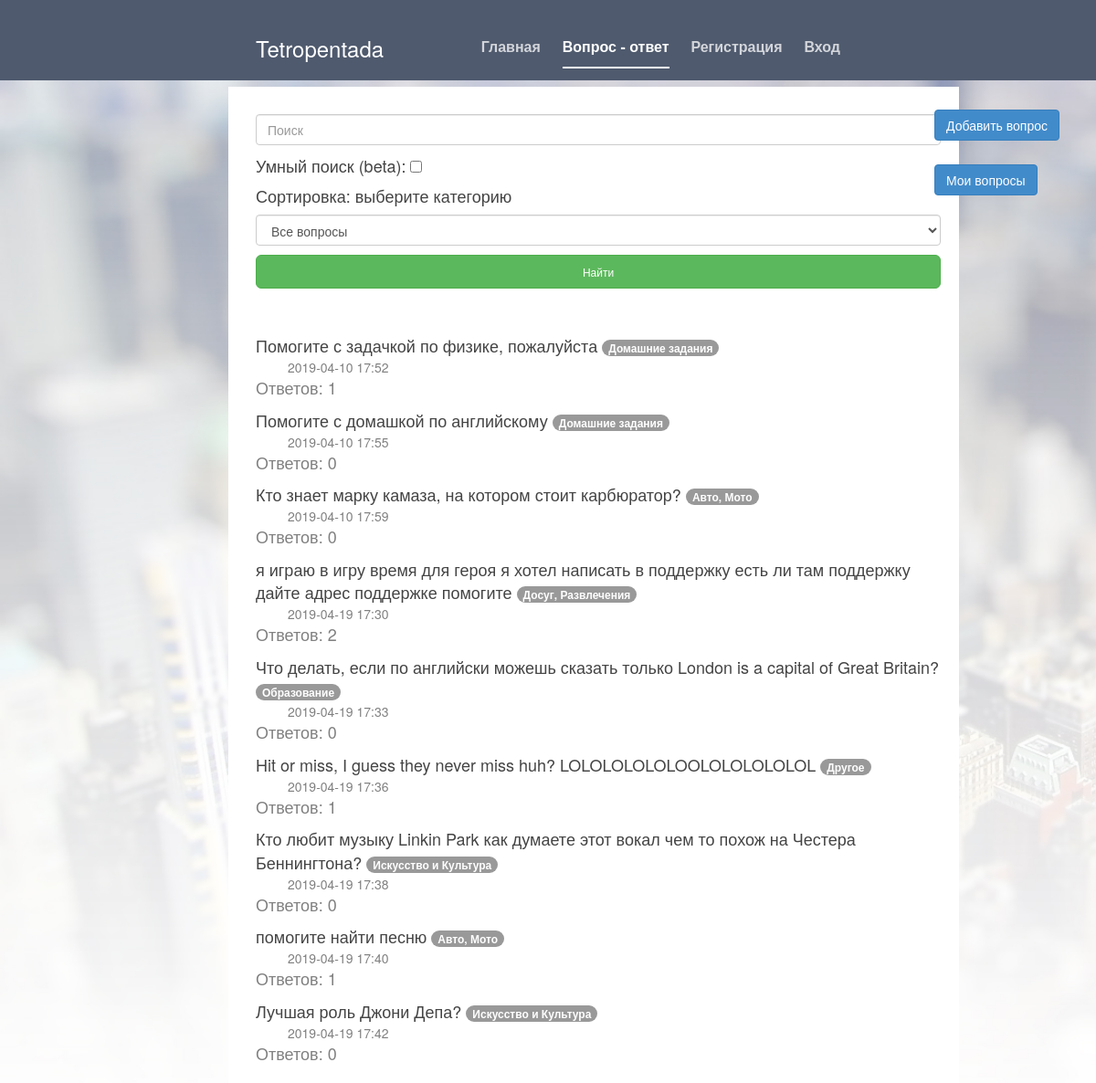
The app's page /index/0/none with its own data.
### tetropentada.py (models this page shows, shortened)
class Question(db.Model):
    id = db.Column(db.Integer, primary_key=True)
    title = db.Column(db.String(80))
    content = db.Column(db.String(80))
    tag = db.Column(db.String(80))
    user_id = db.Column(db.Integer, db.ForeignKey('user.id'))
    date_time = db.Column(db.String(80))
    user = db.relationship('User', backref=db.backref('Questions', lazy=True))

### tetropentada.py (the view, shortened to what this page needs)
@app.route("/index/<int:my_quests>/<tag>", methods=['POST', 'GET'])
def index(my_quests, tag):
    form = SearchAndSort()
    if form.validate_on_submit():
        tag = form.sort.data
        if form.smart_search.data:
            sorted_questions = get_search_results(
                get_sorted_questions(form.sort.data), form.search.data, True)
        else:
            sorted_questions = get_search_results(
                get_sorted_questions(form.sort.data), form.search.data, False)
        form.search.data = ''
    elif tag != 'none':
        form.sort.data = tag
        sorted_questions = get_sorted_questions(form.sort.data)
    else:
        sorted_questions = Question.query.all().copy()
        tag = 'none'
    current_user = User.query.filter_by(id=session.get('user_id')).first()
    return render_template("index.html", title='Tetropentada', my_quests=False,
                           len=len, tag=tag,
                           questions=sorted_questions, form=form,
                           style=url_for('static', filename='cover.css'),
                           bootstrap=url_for('static',
                                             filename='bootstrap.min.css'),
                           icon=url_for('static', filename='images/icon.png'),
                           User=User, current_user=current_user)

### tetropentada.py
class SearchAndSort(FlaskForm):
    search = StringField()
    submit = SubmitField('Найти')
    sort = SelectField(choices=TAGS)
    smart_search = BooleanField()
    submit_for_sort = SubmitField('Отсортировать по категории')

### templates/index.html (shortened to what this page needs)
{% extends "base.html" %}
{% block nav %}
<li><a href="/main">Главная</a></li>
<li class="active"><a href="/index/0/none">Вопрос - ответ</a></li>
{% if session.get('username') %}
    <li><a href="/profile/{{ session['user_id'] }}">{{ session.get('username') }}</a></li>
    <li><a href="/sign_out">Выход</a></li>
{% else %}
    <li><a href="/registration">Регистрация</a></li>
    <li><a href="/sign_in">Вход</a></li>
{% endif %}
{% endblock %}
{% block cover_container %}
<div class="container">
    <form role="form" method="post">
        {{ form.search(class_="form-control", placeholder="Поиск") }}
        <p>Умный поиск (beta): {{ form.smart_search }}</p>
        <h4>Сортировка: выберите категорию</h4>
        {{ form.sort(class_="form-control") }}
        {{ form.submit(class_="btn btn-lg btn-success btn-block") }}
    </form>
</div>
<div class="container">
    <div class="add-question-button">
        {% if current_user.pos != 3 %}
            <a class="btn btn-primary" href="/add_question" role="button">Добавить вопрос</a><br><br>
            {% if my_quests %}
                <a class="btn btn-primary" href="/index/0/{{ tag }}" role="button">Все вопросы</a>
            {% else %}
                <a class="btn btn-primary" href="/index/1/{{ tag }}" role="button">Мои вопросы</a>
            {% endif %}
        {% endif %}
    </div>
    {% for quest in questions %}
        <p>
            <div class="text-question">
                <a href="/single_question/{{ quest.id }}">{{ quest.title }}</a>
                {% if my_quests %}
                    <a href="/index/1/{{ quest.tag }}">
                        <span class="badge badge-primary">{{ quest.tag }}</span>
                    </a>
                {% else %}
                    <a href="/index/0/{{ quest.tag }}">
                        <span class="badge badge-primary">{{ quest.tag }}</span>
                    </a>
                {% endif %}
                <div class="time-question">{{ quest.date_time[:-10] }}</div>
            </div>
            <div class="count-answers">Ответов: {{ len(quest.Answers) }}</div>
    {% endfor %}
</div>
{% endblock %}

### static/cover.css (style rules this page uses)
a, a:focus, a:hover { color: #fff; }
html, body { height: 100%; background-color: #333; background-image: url(images/bg.jpg); background-repeat: no-repeat; background-size: cover; background-attachment:fixed; }
body { color: #fff; text-align: center; }
.container { width: 800px; background-color: #fff; color: #444; text-align: left; padding: 20px 20px 20px 30px; }
.container a { color: #444; }
a.btn { color: #fff; }
.add-question-button { position: fixed; top: 120px; right: 40px; }
input { margin-top: 10px; margin-bottom: 10px; }
.masthead-nav > li { display: inline-block; }
.masthead-nav > li + li { margin-left: 20px; }
.masthead-nav > li > a { padding-right: 0; padding-left: 0; font-size: 16px; font-weight: bold; color: #fff; color: rgba(255,255,255,.75); border-bottom: 2px solid transparent; }
.masthead-nav > .active > a, .masthead-nav > .active > a:hover, .masthead-nav > .active > a:focus { color: #fff; border-bottom-color: #fff; }
.text-question { padding-bottom: 0px; }
.count-answers { font-size: 18px; color: grey; }
.btn-success { color: #fff; background-color: #5cb85c; border-color: #4cae4c; font-size: 12px; }
.time-question { color: grey; font-size: 14px; padding-left: 35px; }

### records on screen
Question: title "Помогите с задачкой по физике, пожалуйста", tag "Домашние задания", date_time "2019-04-10 17:52", Answers "1"
Question: title "Помогите с домашкой по английскому", tag "Домашние задания", date_time "2019-04-10 17:55", Answers "0"
Question: title "Кто знает марку камаза, на котором стоит карбюратор?", tag "Авто, Мото", date_time "2019-04-10 17:59", Answers "0"
Question: title "я играю в игру время для героя я хотел написать в поддержку есть ли там поддержку дайте адрес поддержке помогите", tag "Досуг, Развлечения", date_time "2019-04-19 17:30", Answers "2"
Question: title "Что делать, если по английски можешь сказать только London is a capital of Great Britain?", tag "Образование", date_time "2019-04-19 17:33", Answers "0"
Question: title "Hit or miss, I guess they never miss huh? LOLOLOLOLOLOOLOLOLOLOLOL", tag "Другое", date_time "2019-04-19 17:36", Answers "1"
Question: title "Кто любит музыку Linkin Park как думаете этот вокал чем то похож на Честера Беннингтона?", tag "Искусство и Культура", date_time "2019-04-19 17:38", Answers "0"
Question: title "помогите найти песню", tag "Авто, Мото", date_time "2019-04-19 17:40", Answers "1"
Question: title "Лучшая роль Джони Депа?", tag "Искусство и Культура", date_time "2019-04-19 17:42", Answers "0"
